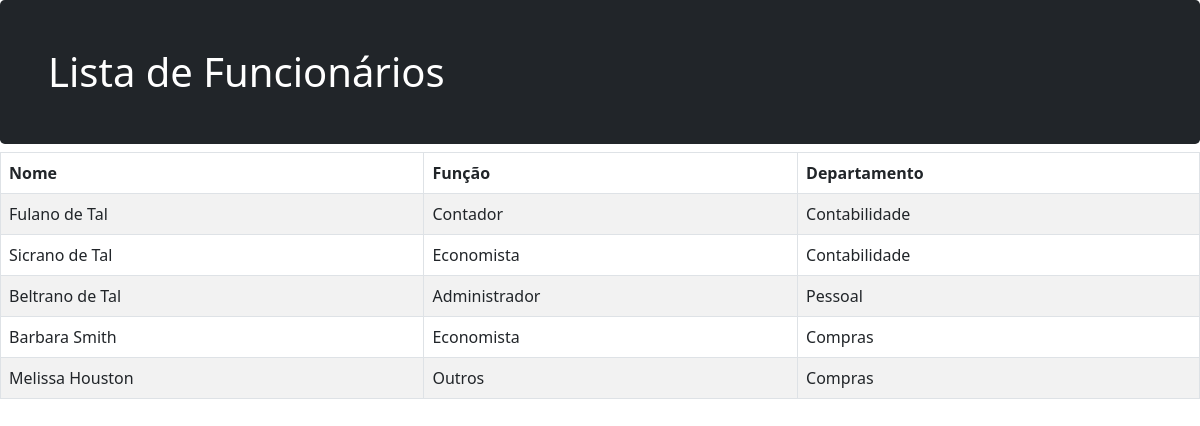
The page / on the database its author committed.
### core/models.py (models this page shows)
class Funcionario(models.Model):
    TIPOS_FUNC = (
        ('Contador', 'CONTADOR'),
        ('Administrador', 'ADMINISTRADOR'),
        ('Economista', 'ECONOMISTA'),
        ('Outros', 'OUTROS'),
    )
    nome = models.CharField('Nome', max_length=50)
    sobrenome = models.CharField('Sobrenome',max_length=70)
    funcao = models.CharField('Função', max_length=13,
                              choices=TIPOS_FUNC)
    depto = models.ForeignKey(Depto, on_delete=models.CASCADE,
                              verbose_name='funcionarios')
    class Meta:
        verbose_name = 'Funcionário'
        verbose_name_plural = 'Funcionários'
        ordering = ['depto', 'nome']
    def __str__(self):
        return self.nome + ' ' + self.sobrenome

class Depto(models.Model):
    nome = models.CharField('Nome', max_length=50)
    andar = models.IntegerField('Andar')
    ramal = models.IntegerField('Ramal')
    class Meta:
        verbose_name = 'Departamento'
        verbose_name_plural = 'Departamentos'
    def __str__(self):
        return self.nome

### core/views.py (the view)
# urls.py: path('', ListarFuncionariosListView.as_view(),
class ListarFuncionariosListView(ListView):
    model = Funcionario
    template_name = 'listarfunc.html'
    context_object_name = 'funcionarios'

### core/templates/listarfunc.html (shortened to what this page needs)
{% extends 'base.html' %}
{% block conteudo %}
<h1 class="h-100 p-5 text-white bg-dark rounded-3">
  Lista de Funcionários
</h1>
<table class="table table-bordered table-striped">
  <thead>
    <tr>
      <th>Nome</th>
      <th>Função</th>
      <th>Departamento</th>
    </tr>
  </thead>
  <tbody>
    {% for f in funcionarios %}
    <tr>
      <td>{{ f }}</td>
      <td>{{ f.funcao }}</td>
      <td>{{ f.depto }}</td>
    </tr>
    {% endfor %}
  </tbody>
</table>
{% endblock %}

### core/templates/base.html (shortened to what this page needs)
{% load static %}
<!DOCTYPE html>
<html lang="pt-br">
<head>
    <link href="{% static 'css/bootstrap.min.css' %}" rel="stylesheet"-->
</head>
<body>
    {% block conteudo %}
    {% endblock %}
</body>
</html>

### rows shown on the page
Funcionario: nome+sobrenome "Fulano de Tal", funcao "Contador", depto "Contabilidade"
Funcionario: nome+sobrenome "Sicrano de Tal", funcao "Economista", depto "Contabilidade"
Funcionario: nome+sobrenome "Beltrano de Tal", funcao "Administrador", depto "Pessoal"
Funcionario: nome+sobrenome "Barbara Smith", funcao "Economista", depto "Compras"
Funcionario: nome+sobrenome "Melissa Houston", funcao "Outros", depto "Compras"
